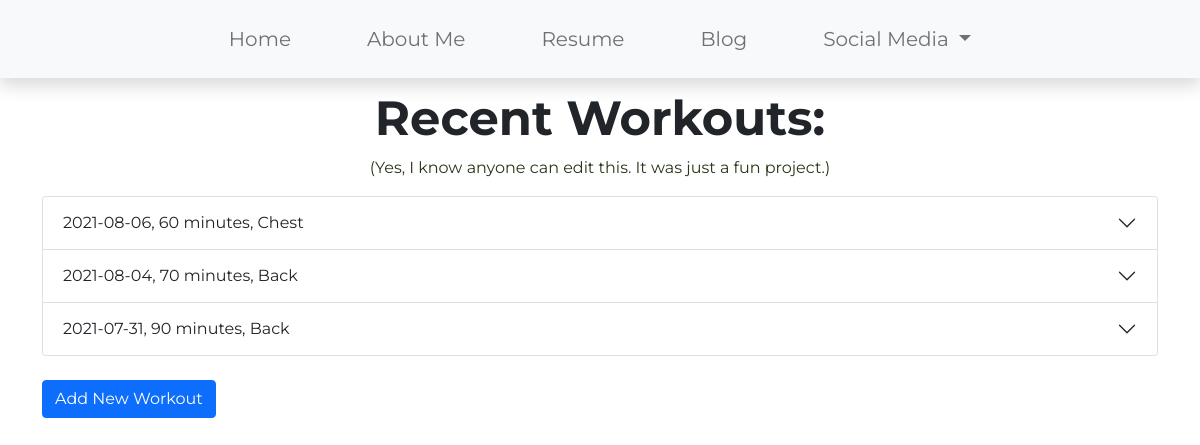
Before: /tracker/ with the older database file.
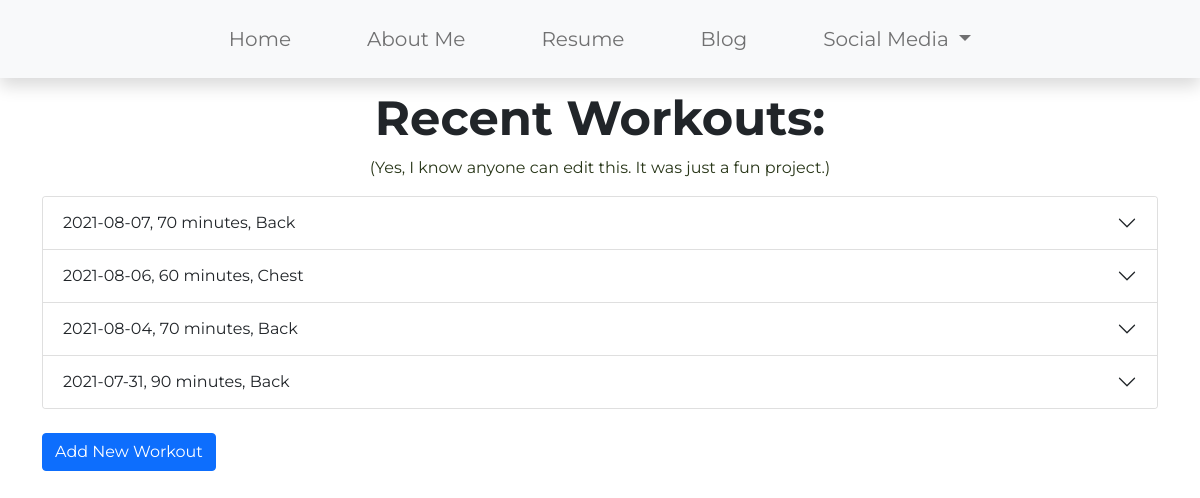
After: the same page with the newer database file.
### Tracker/models.py (models this page shows)
class Workout(models.Model):
    TIME_CHOICES = [
        (10, "10"),
        (20, "20"),
        (30, "30"),
        (40, "40"),
        (50, "50"),
        (60, "60"),
        (70, "70"),
        (80, "80"),
        (90, "90"),
        (100, "100"),
        (110, "110"),
        (120, "120"),
    ]
    MUSCLE_CHOICES = [
        ("chest", "Chest"),
        ("back", "Back"),
        ("legs", "Legs"),
        ("shoulders", "Shoulders"),
        ("biceps", "Biceps"),
        ("triceps", "Triceps"),
        ("abs", "Abs"),
        ("cardio", "Cardio"),
    ]
    workout_date = models.DateField("Workout Date", default=date.today)
    workout_time = models.PositiveIntegerField("Workout Duration", default=60, choices=TIME_CHOICES)
    muscle_group = models.TextField("Muscle Group", choices=MUSCLE_CHOICES)
    def __str__(self):
        return ("{date}, {duration} minutes, {group}".format(date=str(self.workout_date), duration=str(self.workout_time), group=str(self.muscle_group).capitalize()))

### Tracker/views.py (the view)
# urls.py: path('', views.HomeView, name="home"),
def HomeView(request):
    recent_workout_list = Workout.objects.order_by('-workout_date')[:5]
    return render(request, 'Tracker/home.html', {'recent_workout_list':recent_workout_list})

### Tracker/models.py (called while the page is built)
    def __str__(self):
        return("{routine}:{sets}x{reps}".format(routine=str(self.routine_name), sets=self.num_sets, reps=self.num_reps))

### Tracker/templates/Tracker/home.html (shortened to what this page needs)
{% extends "Tracker/navbar.html" %}
{% block content %}
<div class="container">
     <h1 class="display-5 text-center" style="font-weight: 700;">
        Recent Workouts:
    </h1>
    <p class="text-center">
        (Yes, I know anyone can edit this. It was just a fun project.)
    </p>
    <div class="accordion" id="accordionExample">
        {% for workout in recent_workout_list %}
            <div class="accordion-item">
                <h2 class="accordion-header" id="heading{{ forloop.counter }}">
                    <button class="accordion-button collapsed" type="button" data-bs-toggle="collapse" data-bs-target="#collapse{{ forloop.counter }}" aria-expanded="false" aria-controls="collapse{{ forloop.counter }}">
                    {{ workout }}
                    </button>
                </h2>
            </div>
        {% endfor %}
    </div>
    <br>
    <button type="button" class="btn btn-primary" onclick="location.href='{% url 'Tracker:add_workout' %}';">
        Add New Workout
    </button>
</div>
{% endblock %}

Changed rows visible on the page:
added Workout: workout_date+workout_time+muscle_group "2021-08-07, 70 minutes, Back"
